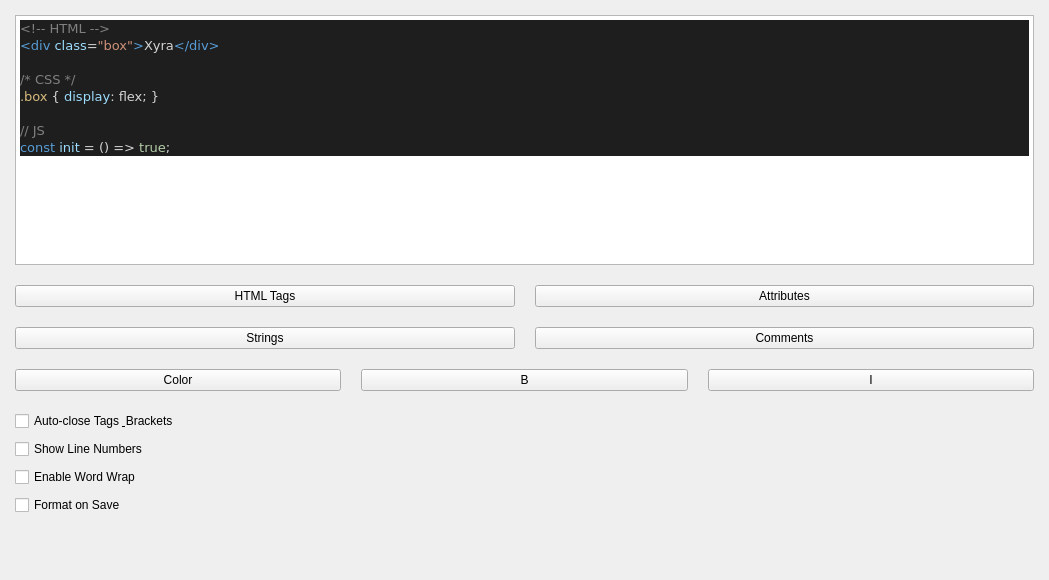
<?xml version="1.0" encoding="UTF-8"?>
<ui version="4.0">
 <class>sourcePage</class>
 <widget class="QWidget" name="sourcePage">
  <property name="geometry">
   <rect>
    <x>0</x>
    <y>0</y>
    <width>1049</width>
    <height>580</height>
   </rect>
  </property>
  <layout class="QVBoxLayout" name="mainLayout">
   <property name="spacing">
    <number>0</number>
   </property>
   <property name="leftMargin">
    <number>0</number>
   </property>
   <property name="topMargin">
    <number>0</number>
   </property>
   <property name="rightMargin">
    <number>0</number>
   </property>
   <property name="bottomMargin">
    <number>0</number>
   </property>
   <item>
    <widget class="QScrollArea" name="sa_source_code">
     <property name="frameShape">
      <enum>QFrame::NoFrame</enum>
     </property>
     <property name="widgetResizable">
      <bool>true</bool>
     </property>
     <widget class="QWidget" name="sourceCodeScrollContent">
      <property name="geometry">
       <rect>
        <x>0</x>
        <y>0</y>
        <width>1049</width>
        <height>580</height>
       </rect>
      </property>
      <layout class="QVBoxLayout" name="sourceCodeScrollLayout">
       <property name="spacing">
        <number>20</number>
       </property>
       <property name="leftMargin">
        <number>15</number>
       </property>
       <property name="topMargin">
        <number>15</number>
       </property>
       <property name="rightMargin">
        <number>15</number>
       </property>
       <property name="bottomMargin">
        <number>15</number>
       </property>
       <item>
        <widget class="QTextEdit" name="te_preview">
         <property name="minimumSize">
          <size>
           <width>0</width>
           <height>250</height>
          </size>
         </property>
         <property name="readOnly">
          <bool>true</bool>
         </property>
         <property name="html">
          <string>&lt;!DOCTYPE HTML PUBLIC &quot;-//W3C//DTD HTML 4.0//EN&quot; &quot;http://www.w3.org/TR/REC-html40/strict.dtd&quot;&gt;
&lt;html&gt;&lt;head&gt;&lt;meta name=&quot;qrichtext&quot; content=&quot;1&quot; /&gt;&lt;meta charset=&quot;utf-8&quot; /&gt;&lt;style type=&quot;text/css&quot;&gt;
p, li { white-space: pre-wrap; }
hr { height: 1px; border-width: 0; }
li.unchecked::marker { content: &quot;\2610&quot;; }
li.checked::marker { content: &quot;\2612&quot;; }
&lt;/style&gt;&lt;/head&gt;&lt;body style=&quot; font-family:'Ubuntu'; font-size:10pt; font-weight:400; font-style:normal;&quot;&gt;
&lt;pre style=&quot; margin-top:12px; margin-bottom:0px; margin-left:0px; margin-right:0px; -qt-block-indent:0; text-indent:0px; background-color:#1e1e1e;&quot;&gt;&lt;span style=&quot; font-family:'monospace'; color:#808080;&quot;&gt;&amp;lt;!-- HTML --&amp;gt;&lt;/span&gt;&lt;/pre&gt;
&lt;pre style=&quot; margin-top:0px; margin-bottom:0px; margin-left:0px; margin-right:0px; -qt-block-indent:0; text-indent:0px; background-color:#1e1e1e;&quot;&gt;&lt;span style=&quot; font-family:'monospace'; color:#569cd6;&quot;&gt;&amp;lt;div&lt;/span&gt;&lt;span style=&quot; font-family:'monospace'; color:#d4d4d4;&quot;&gt; &lt;/span&gt;&lt;span style=&quot; font-family:'monospace'; color:#9cdcfe;&quot;&gt;class&lt;/span&gt;&lt;span style=&quot; font-family:'monospace'; color:#d4d4d4;&quot;&gt;=&lt;/span&gt;&lt;span style=&quot; font-family:'monospace'; color:#ce9178;&quot;&gt;&amp;quot;box&amp;quot;&lt;/span&gt;&lt;span style=&quot; font-family:'monospace'; color:#569cd6;&quot;&gt;&amp;gt;&lt;/span&gt;&lt;span style=&quot; font-family:'monospace'; color:#d4d4d4;&quot;&gt;Xyra&lt;/span&gt;&lt;span style=&quot; font-family:'monospace'; color:#569cd6;&quot;&gt;&amp;lt;/div&amp;gt;&lt;/span&gt;&lt;/pre&gt;
&lt;pre style=&quot;-qt-paragraph-type:empty; margin-top:0px; margin-bottom:0px; margin-left:0px; margin-right:0px; -qt-block-indent:0; text-indent:0px; font-family:'monospace'; color:#569cd6; background-color:#1e1e1e;&quot;&gt;&lt;br /&gt;&lt;/pre&gt;
&lt;pre style=&quot; margin-top:0px; margin-bottom:0px; margin-left:0px; margin-right:0px; -qt-block-indent:0; text-indent:0px; background-color:#1e1e1e;&quot;&gt;&lt;span style=&quot; font-family:'monospace'; color:#808080;&quot;&gt;/* CSS */&lt;/span&gt;&lt;/pre&gt;
&lt;pre style=&quot; margin-top:0px; margin-bottom:0px; margin-left:0px; margin-right:0px; -qt-block-indent:0; text-indent:0px; background-color:#1e1e1e;&quot;&gt;&lt;span style=&quot; font-family:'monospace'; color:#d7ba7d;&quot;&gt;.box&lt;/span&gt;&lt;span style=&quot; font-family:'monospace'; color:#d4d4d4;&quot;&gt; { &lt;/span&gt;&lt;span style=&quot; font-family:'monospace'; color:#9cdcfe;&quot;&gt;display&lt;/span&gt;&lt;span style=&quot; font-family:'monospace'; color:#d4d4d4;&quot;&gt;: flex; }&lt;/span&gt;&lt;/pre&gt;
&lt;pre style=&quot;-qt-paragraph-type:empty; margin-top:0px; margin-bottom:0px; margin-left:0px; margin-right:0px; -qt-block-indent:0; text-indent:0px; font-family:'monospace'; color:#d4d4d4; background-color:#1e1e1e;&quot;&gt;&lt;br /&gt;&lt;/pre&gt;
&lt;pre style=&quot; margin-top:0px; margin-bottom:0px; margin-left:0px; margin-right:0px; -qt-block-indent:0; text-indent:0px; background-color:#1e1e1e;&quot;&gt;&lt;span style=&quot; font-family:'monospace'; color:#808080;&quot;&gt;// JS&lt;/span&gt;&lt;/pre&gt;
&lt;pre style=&quot; margin-top:0px; margin-bottom:12px; margin-left:0px; margin-right:0px; -qt-block-indent:0; text-indent:0px; background-color:#1e1e1e;&quot;&gt;&lt;span style=&quot; font-family:'monospace'; color:#569cd6;&quot;&gt;const&lt;/span&gt;&lt;span style=&quot; font-family:'monospace'; color:#d4d4d4;&quot;&gt; &lt;/span&gt;&lt;span style=&quot; font-family:'monospace'; color:#9cdcfe;&quot;&gt;init&lt;/span&gt;&lt;span style=&quot; font-family:'monospace'; color:#d4d4d4;&quot;&gt; = () =&amp;gt; &lt;/span&gt;&lt;span style=&quot; font-family:'monospace'; color:#b5cea8;&quot;&gt;true&lt;/span&gt;&lt;span style=&quot; font-family:'monospace'; color:#d4d4d4;&quot;&gt;;&lt;/span&gt;&lt;/pre&gt;&lt;/body&gt;&lt;/html&gt;</string>
         </property>
        </widget>
       </item>
       <item>
        <layout class="QGridLayout" name="grid_styling">
         <item row="0" column="0">
          <widget class="QPushButton" name="btn_sel_tags">
           <property name="text">
            <string>HTML Tags</string>
           </property>
           <property name="checkable">
            <bool>true</bool>
           </property>
           <attribute name="buttonGroup">
            <string notr="true">btn_group</string>
           </attribute>
          </widget>
         </item>
         <item row="0" column="1">
          <widget class="QPushButton" name="btn_sel_attrs">
           <property name="text">
            <string>Attributes</string>
           </property>
           <property name="checkable">
            <bool>true</bool>
           </property>
           <attribute name="buttonGroup">
            <string notr="true">btn_group</string>
           </attribute>
          </widget>
         </item>
         <item row="1" column="0">
          <widget class="QPushButton" name="btn_sel_strings">
           <property name="text">
            <string>Strings</string>
           </property>
           <property name="checkable">
            <bool>true</bool>
           </property>
           <attribute name="buttonGroup">
            <string notr="true">btn_group</string>
           </attribute>
          </widget>
         </item>
         <item row="1" column="1">
          <widget class="QPushButton" name="btn_sel_comments">
           <property name="text">
            <string>Comments</string>
           </property>
           <property name="checkable">
            <bool>true</bool>
           </property>
           <attribute name="buttonGroup">
            <string notr="true">btn_group</string>
           </attribute>
          </widget>
         </item>
        </layout>
       </item>
       <item>
        <layout class="QHBoxLayout" name="style_tools">
         <item>
          <widget class="QPushButton" name="btn_style_color">
           <property name="text">
            <string>Color</string>
           </property>
          </widget>
         </item>
         <item>
          <widget class="QPushButton" name="btn_style_bold">
           <property name="text">
            <string>B</string>
           </property>
           <property name="checkable">
            <bool>true</bool>
           </property>
          </widget>
         </item>
         <item>
          <widget class="QPushButton" name="btn_style_italic">
           <property name="text">
            <string>I</string>
           </property>
           <property name="checkable">
            <bool>true</bool>
           </property>
          </widget>
         </item>
        </layout>
       </item>
       <item>
        <layout class="QVBoxLayout" name="layout_features">
         <property name="spacing">
          <number>8</number>
         </property>
         <item>
          <widget class="QCheckBox" name="chk_auto_close">
           <property name="text">
            <string>Auto-close Tags &amp; Brackets</string>
           </property>
          </widget>
         </item>
         <item>
          <widget class="QCheckBox" name="chk_line_numbers">
           <property name="text">
            <string>Show Line Numbers</string>
           </property>
          </widget>
         </item>
         <item>
          <widget class="QCheckBox" name="chk_word_wrap">
           <property name="text">
            <string>Enable Word Wrap</string>
           </property>
          </widget>
         </item>
         <item>
          <widget class="QCheckBox" name="chk_format_save">
           <property name="text">
            <string>Format on Save</string>
           </property>
          </widget>
         </item>
        </layout>
       </item>
       <item>
        <spacer name="verticalSpacer">
         <property name="orientation">
          <enum>Qt::Vertical</enum>
         </property>
         <property name="sizeHint" stdset="0">
          <size>
           <width>0</width>
           <height>0</height>
          </size>
         </property>
        </spacer>
       </item>
      </layout>
     </widget>
    </widget>
   </item>
  </layout>
 </widget>
 <resources/>
 <connections/>
 <buttongroups>
  <buttongroup name="btn_group"/>
 </buttongroups>
</ui>
